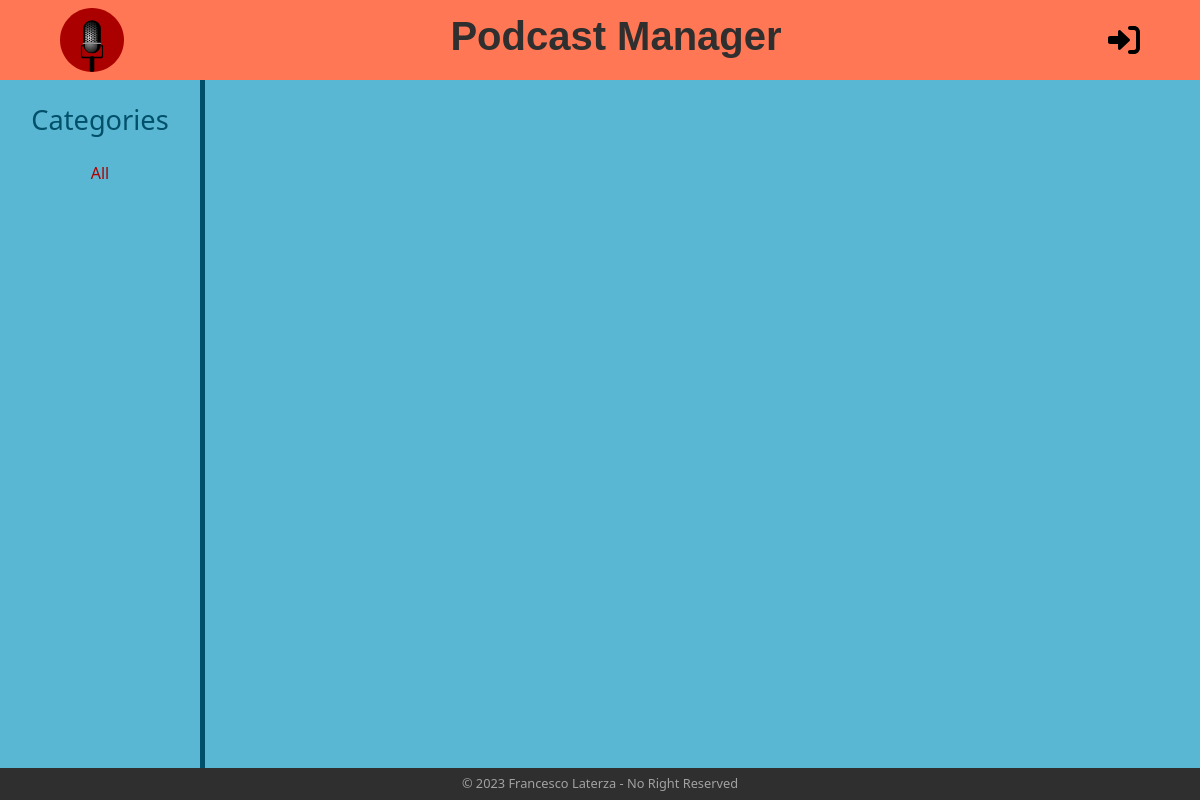
Before: / with the older database file.
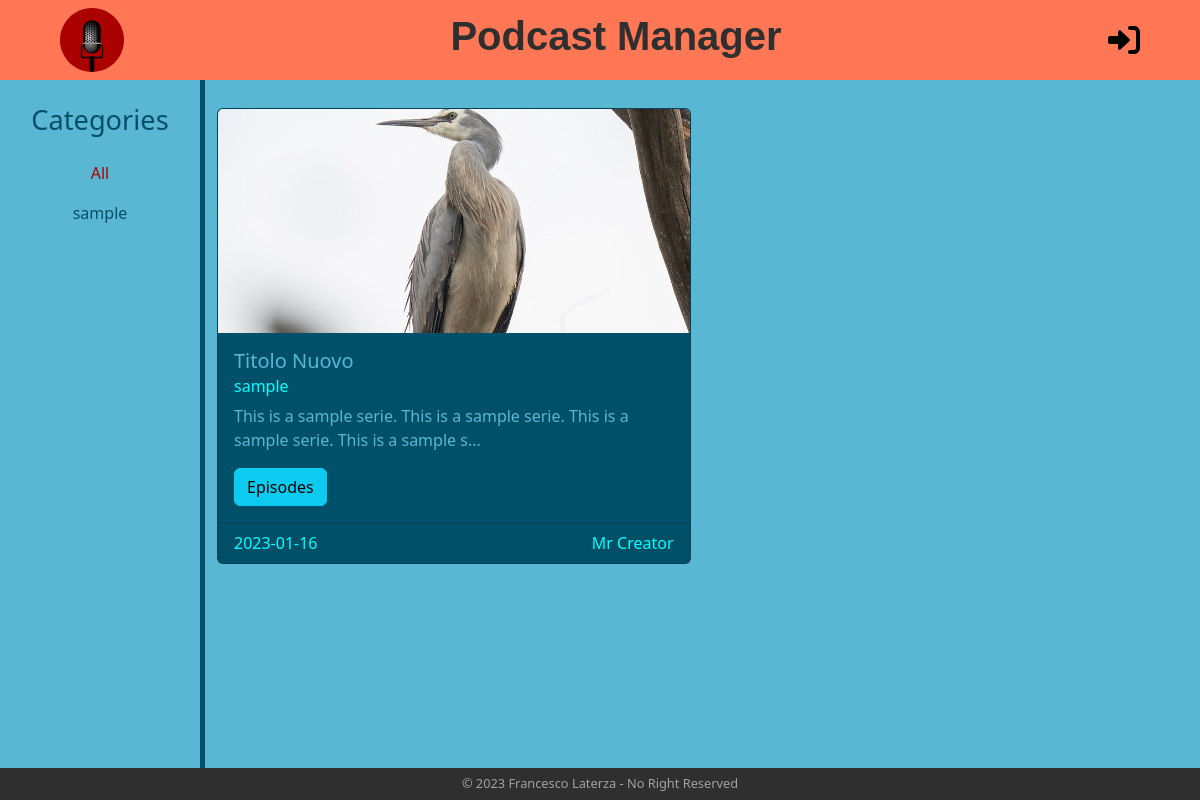
After: the same page with the newer database file.
### tables this page shows
CREATE TABLE "series" (
	"id"	INTEGER,
	"title"	TEXT NOT NULL,
	"category"	TEXT NOT NULL,
	"date"	TEXT NOT NULL,
	"text"	TEXT NOT NULL,
	"creator_id"	INTEGER NOT NULL,
	FOREIGN KEY("creator_id") REFERENCES "users"("id"),
	PRIMARY KEY("id" AUTOINCREMENT)
);

CREATE TABLE "users" (
	"id"	INTEGER,
	"username"	TEXT NOT NULL,
	"email"	TEXT NOT NULL UNIQUE,
	"password"	TEXT NOT NULL,
	"is_creator"	INTEGER NOT NULL,
	PRIMARY KEY("id" AUTOINCREMENT)
);

### app.py (the view)
@app.route("/")
def home():
    if current_user.is_authenticated:
        series_list = series_dao.get_series(current_user.id)
    else:
        series_list = series_dao.get_series(0)
    categories = series_dao.get_categories()
    return render_template("home.html", series_list=series_list, categories=categories, current_category="All", get_creator_name=users_dao.get_user_username_by_id, is_following=follows_dao.is_following)

### dao/series_dao.py (called while the page is built)
def get_series(creator_id):
    conn = sqlite3.connect("db/series.db")
    conn.row_factory = sqlite3.Row
    cursor = conn.cursor()
    sql = "SELECT * FROM series WHERE date <= ? OR creator_id = ? ORDER BY date DESC"
    curr_date = date.today()
    cursor.execute(sql, (curr_date, creator_id))
    res = cursor.fetchall()
    cursor.close()
    conn.close()
    return res

def get_categories():
    conn = sqlite3.connect("db/series.db")
    conn.row_factory = sqlite3.Row
    cursor = conn.cursor()
    sql = "SELECT DISTINCT category FROM series WHERE date <= ?"
    curr_date = date.today()
    cursor.execute(sql, (curr_date, ))
    res = cursor.fetchall()
    cursor.close()
    conn.close()
    return res

### dao/users_dao.py (called while the page is built)
def get_user_by_id(id):
    conn = sqlite3.connect("db/series.db")
    conn.row_factory = sqlite3.Row
    cursor = conn.cursor()
    sql = "SELECT * FROM users WHERE id = ?"
    cursor.execute(sql, (id, ))
    res = cursor.fetchone()
    cursor.close()
    conn.close()
    return res

def get_user_username_by_id(id):
    user = get_user_by_id(id)
    return user["username"]

### templates/home.html (shortened to what this page needs)
{% extends "base.html" %} {% block title %}Home{% endblock %} {% block content%}
<div class="container-fluid">
  <div class="row">
    <aside class="col-lg-2 col-12 mt-4 mb-4 container text-center">
      <div class="row">
        <h3>Categories</h3>
      </div>
      <div class="row">
        <nav class="navbar navbar-expand-lg">
          <div class="container-fluid justify-content-center">
            <div
              class="collapse navbar-collapse justify-content-center"
              id="navbarSupportedContent"
            >
              <ul class="navbar-nav mb-2 mb-lg-0 flex-column">
                <li class="nav-item">
                  <a
                    class="nav-link {% if current_category == 'All' %}active nav-color-active{% endif %}"
                    aria-current="page"
                    href="{{ url_for('home') }}"
                    >All</a
                  >
                </li>
                {% for category in categories %}
                <li class="nav-item">
                  <a
                    class="nav-link {% if current_category == category.category %}active nav-color-active{% else %}nav-color{% endif %}"
                    href="{{ url_for('home_category', category=category.category) }}"
                    >{{ category.category }}</a
                  >
                </li>
                {% endfor %}
              </ul>
            </div>
          </div>
        </nav>
      </div>
    </aside>
    <main class="col-10 container home-main">
      <div class="row row-cols-1 row-cols-md-2 row-cols-xxl-4 g-4 mt-1 mb-4">
        {% for series in series_list %}
        <div class="col">
          <article class="card">
            <img
              src="{{ url_for('static', filename='images/'+series.title.lower().replace(' ', '_')+'.jpeg') }}"
              class="series-image card-img-top"
              alt="series image"
            />
            <section class="card-body">
              <h5 class="card-title">{{ series.title }}</h5>
              <h6 class="card-subtitle mb-2 text-muted text-muted-series">
                {{ series.category }}
              </h6>
              <p class="card-text">{{ series.text[:90]+'...' }}</p>
              <a
                href="{{ url_for('series', series_id=series.id) }}"
                class="btn btn-info"
                >Episodes</a
              >
            </section>
            <footer
              class="card-footer text-muted text-muted-series d-flex justify-content-between"
            >
              <p class="card-text">{{ series.date }}</p>
              <p class="card-text">{{ get_creator_name(series.creator_id) }}</p>
            </footer>
          </article>
        </div>
        {% endfor %}
      </div>
    </main>
  </div>
</div>
{% endblock%}

Changed rows visible on the page:
added series: title "Titolo Nuovo", category "sample", text "This is a sample serie. This is a sample serie. This is a sample serie. This is a sample s...", date "2023-01-16"
now on this page (row unchanged): users: username "Mr Creator"
Other visible differences:
new list line: "sample"
